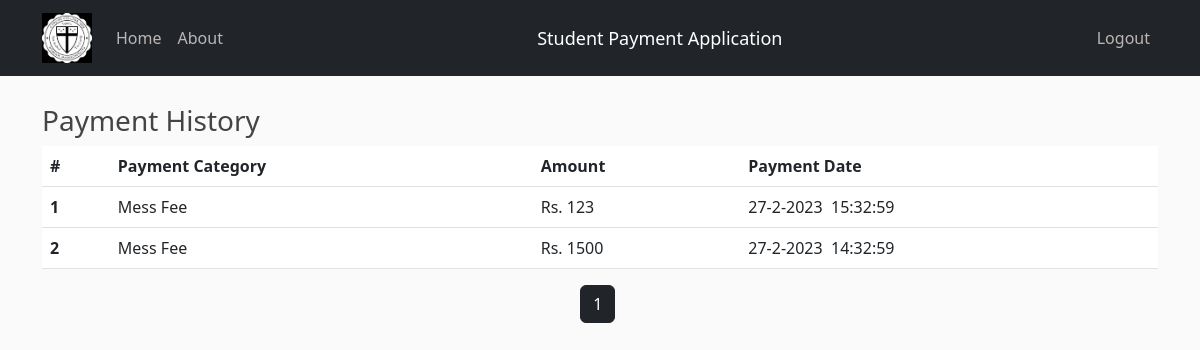
The page /reports (signed in) on the database as committed earlier.
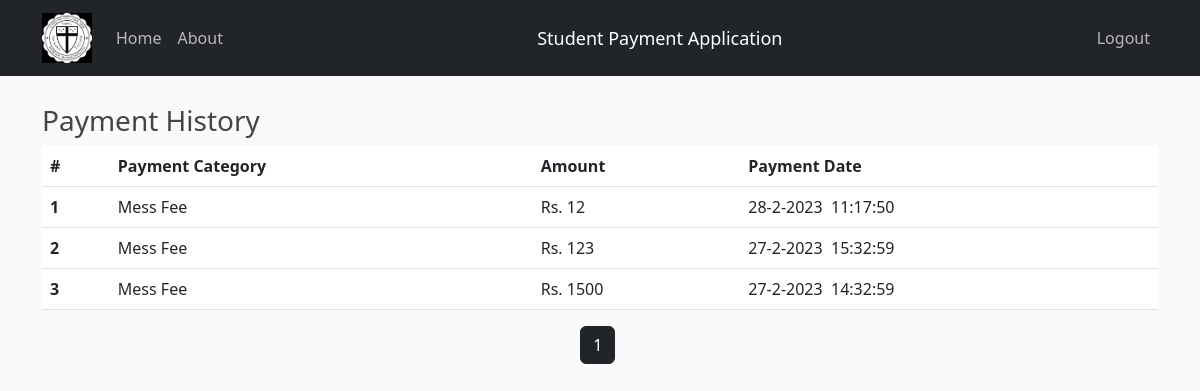
The same page on the database as committed later.
### PaymentApplication/models.py (models this page shows, shortened)
class Transaction(db.Model, UserMixin):
    id = db.Column(db.Integer, primary_key=True)
    user_id = db.Column(db.Integer, db.ForeignKey('user.id'), nullable=False)
    type = db.Column(db.String(100), nullable=False)
    amount = db.Column(db.Integer, nullable=False)
    date = db.Column(db.DateTime, nullable=False, default=datetime.now)

### PaymentApplication/routes.py (the view)
@app.route('/reports', methods=['GET'])
@login_required
def reports():
    page=request.args.get('page', 1, type=int)
    t = Transaction.query.order_by(Transaction.date.desc()).filter_by(user_id=current_user.id).paginate(page=page,per_page=7)
    return render_template('report.html', t=t)

### PaymentApplication/models.py (called while the page is built)
@login_manager.user_loader
def load_user(user_id):
    return User.query.get(int(user_id))

### PaymentApplication/templates/report.html (shortened to what this page needs)
{% extends "layout.html" %}
{% block content %}
<div>
    <h3>Payment History</h3>
</div>
<br>
<div>
    <table class="table">
        <thead>
            <tr>
                <th scope="col">#</th>
                <th scope="col">Payment Category</th>
                <th scope="col">Amount</th>
                <th scope="col">Payment Date</th>
            </tr>
        </thead>
        <tbody>
            {% for tr in t.items %}
            <tr>
                <th scope="row">{{loop.index}}</th>
                <td>{{tr.type}} Fee</td>
                <td>Rs. {{tr.amount}}</td>
                <td>{{tr.date.day}}-{{tr.date.month}}-{{tr.date.year}}&nbsp;&nbsp;{{tr.date.hour}}:{{tr.date.minute}}:{{tr.date.second}}</td>
            </tr>
            {% endfor %}
        </tbody>
    </table>
</div>
    <div style="justify-content:center;display:flex" >
         {% for num in t.iter_pages() %}
           {% if num %}
                {% if t.page == num %}
                <a class="btn btn-dark mb-4"href="{{ url_for('reports',page=num) }}">{{ num }}</a>
                {% else %}
                <a class="btn btn-outline-dark mb-4"href="{{ url_for('reports',page=num) }}">{{ num }}</a>
                {% endif %}
           {% endif %}
         {% endfor %}
    </div>
{% endblock content %}

### PaymentApplication/templates/layout.html (shortened to what this page needs)
<!DOCTYPE html>
<html>
<head>
	<link href="https://cdn.jsdelivr.net/npm/bootstrap@5.3.0-alpha1/dist/css/bootstrap.min.css" rel="stylesheet"
>
	<link rel="stylesheet" type="text/css" href="{{url_for('static',filename='main.css')}}">
</head>
</head>
<body>
	<header class="site-header">
		<nav class="navbar navbar-expand-md navbar-dark bg-dark fixed-top">
			<div class="container">
				<a class="navbar-brand" href="/"><img src="{{url_for('static',filename='Images/logo.jpg')}}" width="50px" height="50px"
						alt="" /></a>
				<div class="collapse navbar-collapse" id="navbarToggle">
					<div class="navbar-nav mr-auto">
						{% if current_user.is_authenticated%}
						<a class="nav-item nav-link" href="{{url_for('home')}}">Home</a>
						<a class="nav-item nav-link" href="{{url_for('about')}}">About</a>
						{% endif %}
					</div>
					<div style="text-align:center;font-size: 18px;color:white " class="ms-auto">
						Student Payment Application
					</div>
					<div class="navbar-nav ms-auto">
						{% if current_user.is_authenticated%}
						<a class="nav-item nav-link" href="{{url_for('logout')}}">Logout</a>
						{% endif %}
					</div>
				</div>
			</div>
		</nav>
	</header>
	<br />
	<main role="main" class="container">
		<div class="row">
			{% block content %}{% endblock %}
		</div>
	</main>
</body>
</html>

### PaymentApplication/static/main.css (style rules this page uses)
body { background: #fafafa; color: #333333; margin-top: 5rem; }
h1, h2, h3, h4, h5, h6 { color: #444444; }
.site-header .navbar-nav .nav-link { color: rgb(188, 183, 183); }

Rows that differ between the two databases and show on the page:
added Transaction: type "Mess", amount "12", date.day "28", date.month "2", date.year "2023", date.hour "11", date.minute "17", date.second "50"
